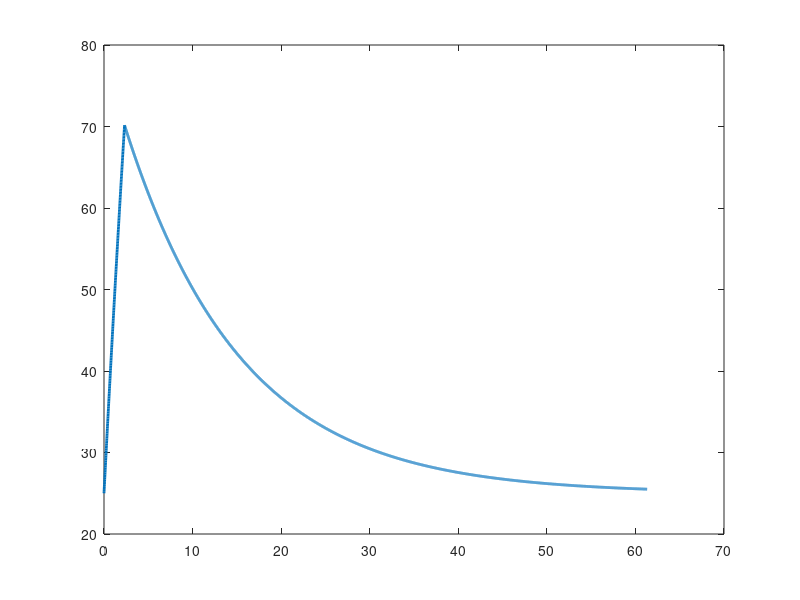

Here is the MATLAB script that generated this plot: (Note: this script raises an error after producing the figure.)
clc;
clear;
close all;

d = 0.508e-3;          % Wire diameter (m)
L = 0.25;              % Wire length (m)

I = 1.5;               % Selected current (A)

T_ambient = 25;        % Ambient temperature (deg C)


%% 2. SMA TRANSFORMATION TEMPERATURES

% Heating transformation: Martensite -> Austenite

As = 50;               % Austenite start temperature (deg C)
Af = 70;               % Austenite finish temperature (deg C)

% Cooling transformation: Austenite -> Martensite

Ms = 40;               % Martensite start temperature (deg C)
Mf = 30;               % Martensite finish temperature (deg C)

eps_max = 0.04;        % Maximum recoverable strain


%% 3. SMA ACTUATOR STRESS

% Selected actuator stress within the recommended
% application stress range for Nitinol actuator wire

sigma_act = 150e6;     % Actuator stress (Pa)


%% 4. MATERIAL PROPERTIES

rho_e = 8e-7;          % Electrical resistivity (Ohm-m)

rho = 6450;            % Density (kg/m^3)

Cp = 320;              % Specific heat (J/kg-K)

h = 20;                % Convective heat transfer coefficient
                       % (W/m^2-K)


%% 5. BEAM PARAMETERS

E_beam = 200e9;        % Young's modulus (Pa)

b = 10e-3;             % Beam width (m)

t = 2e-3;              % Beam thickness (m)

L_beam = 100e-3;       % Beam length (m)


%% 6. WIRE GEOMETRY

A_wire = pi*d^2/4;

Volume = A_wire*L;

A_surface = pi*d*L;

mass = rho*Volume;


%% 7. ELECTRICAL RESISTANCE

R = rho_e*L/A_wire;


%% 8. TIME SETTINGS

dt = 0.01;             % Time step (s)

t_max_heat = 60;       % Maximum heating time (s)

t_max_cool = 120;      % Maximum cooling time (s)



% 9. HEATING PHASE
%
% Current ON
%
% m Cp dT/dt =
% I^2 R - h A (T - T_ambient)
%
% Heating stops when Af is reached.


T = T_ambient;

time = 0;

T_heat = T;
time_heat = time;


while T < Af && time < t_max_heat

    % Joule heating
    Q_gen = I^2*R;

    % Convective heat loss
    Q_loss = h*A_surface*(T-T_ambient);

    % Net heat input
    Q_net = Q_gen-Q_loss;

    % Temperature rate
    dTdt = Q_net/(mass*Cp);

    % Temperature update
    T = T+dTdt*dt;

    % Time update
    time = time+dt;

    % Store results
    T_heat(end+1) = T;
    time_heat(end+1) = time;

end


%% 10. ACTIVATION RESULTS

T_activation = T;

activation_time = time;



% 11. HEATING PHASE TRANSFORMATION
%
% Austenite fraction increases between As and Af.


if T_activation <= As

    austenite_activation = 0;

elseif T_activation >= Af

    austenite_activation = 1;

else

    austenite_activation = ...
        (T_activation-As)/(Af-As);

end


%% 12. HEATING RECOVERY STRAIN

recovery_strain_activation = ...
    eps_max*austenite_activation;


%% 13. ACTUATION FORCE

F_max = sigma_act*A_wire;

F_activation = ...
    F_max*austenite_activation;


%% 14. BEAM DEFLECTION

I_beam = b*t^3/12;

deflection_activation = ...
    F_activation*L_beam^3/(3*E_beam*I_beam);



% 15. COOLING PHASE
%
% Current OFF
%
% m Cp dT/dt =
% -h A (T - T_ambient)


T_cool = T;

time_cool = 0;

T_cooling = T_cool;
time_cooling = time_cool;


while T_cool > T_ambient+0.5 && time_cool < t_max_cool

    % Electrical heating OFF
    Q_gen = 0;

    % Convective heat loss
    Q_loss = h*A_surface*(T_cool-T_ambient);

    % Net heat input
    Q_net = Q_gen-Q_loss;

    % Temperature rate
    dTdt = Q_net/(mass*Cp);

    % Temperature update
    T_cool = T_cool+dTdt*dt;

    % Time update
    time_cool = time_cool+dt;

    % Store results
    T_cooling(end+1) = T_cool;
    time_cooling(end+1) = time_cool;

end


% 16. COMPLETE HEATING + COOLING HISTORY


time_total = [time_heat, ...
              activation_time + time_cooling(2:end)];

T_total = [T_heat, ...
           T_cooling(2:end)];



% 17. PHASE TRANSFORMATION DURING COMPLETE CYCLE
%
% Heating:
% As -> Af : Austenite fraction increases
%
% Cooling:
% Ms -> Mf : Austenite fraction decreases


austenite_total = zeros(size(T_total));


for k = 1:length(T_total)

    % Heating transformation

    if T_total(k) <= As

        austenite_total(k) = 0;

    elseif T_total(k) >= Af

        austenite_total(k) = 1;

    else

        austenite_total(k) = ...
            (T_total(k)-As)/(Af-As);

    end

end



% 18. CORRECT COOLING TRANSFORMATION
%
% After activation, use Ms and Mf for
% Austenite -> Martensite transformation.


cooling_start_index = length(T_heat) + 1;


for k = cooling_start_index:length(T_total)

    T_current = T_total(k);

    if T_current >= Ms

        austenite_total(k) = 1;

    elseif T_current <= Mf

        austenite_total(k) = 0;

    else

        % Linear transformation between Ms and Mf

        austenite_total(k) = ...
            (T_current-Mf)/(Ms-Mf);

    end

end



% 19. RECOVERY STRAIN DURING COMPLETE CYCLE


strain_total = ...
    eps_max*austenite_total;

% 20. ACTUATION FORCE DURING COMPLETE CYCLE

force_total = ...
    F_max*austenite_total;



% 21. BEAM DEFLECTION DURING COMPLETE CYCLE


deflection_total = ...
    force_total*L_beam^3/(3*E_beam*I_beam);


% 22. VOLTAGE AND POWER


V = I*R;

Power = I^2*R;



% 23 RESULTS


fprintf('\n');
fprintf('====================================================\n');
fprintf('          NITINOL SMA ACTUATOR RESULTS\n');
fprintf('====================================================\n');

fprintf('Input Current          = %.2f A\n',I);

fprintf('Wire diameter          = %.3f mm\n',d*1000);

fprintf('Wire length            = %.0f mm\n',L*1000);

fprintf('Electrical resistance  = %.4f Ohm\n',R);

fprintf('\n');

fprintf('Voltage                = %.3f V\n',V);

fprintf('Electrical power       = %.3f W\n',Power);

fprintf('\n');

fprintf('As                      = %.1f deg C\n',As);

fprintf('Af                      = %.1f deg C\n',Af);

fprintf('Ms                      = %.1f deg C\n',Ms);

fprintf('Mf                      = %.1f deg C\n',Mf);

fprintf('\n');

fprintf('Activation temperature = %.2f deg C\n',...
    T_activation);

fprintf('Activation time        = %.2f s\n',...
    activation_time);

fprintf('\n');

fprintf('Austenite fraction     = %.2f %%\n',...
    austenite_activation*100);

fprintf('Recovery strain        = %.2f %%\n',...
    recovery_strain_activation*100);

fprintf('Actuator stress        = %.2f MPa\n',...
    sigma_act/1e6);

fprintf('Maximum actuator force = %.2f N\n',...
    F_max);

fprintf('Actuation force        = %.2f N\n',...
    F_activation);

fprintf('Beam tip deflection    = %.2f mm\n',...
    deflection_activation*1000);

fprintf('\n');

fprintf('Cooling time           = %.2f s\n',...
    time_cool);

fprintf('Final cooling temp.    = %.2f deg C\n',...
    T_cool);

fprintf('====================================================\n');



% 24. TEMPERATURE VS TIME


figure;

plot(time_total,T_total,'LineWidth',2);

hold on;

yline(As,'--','As = 50 deg C');

yline(Af,'--','Af = 70 deg C');

yline(Ms,'--','Ms = 40 deg C');

yline(Mf,'--','Mf = 30 deg C');

xline(activation_time,'--','Current OFF');

xlabel('Time (s)');
ylabel('Temperature (deg C)');

title('Nitinol SMA Heating and Cooling Cycle');

grid on;



% 25. AUSTENITE FRACTION VS TIME


figure;

plot(time_total,austenite_total*100,'LineWidth',2);

xlabel('Time (s)');
ylabel('Austenite Fraction (%)');

title('Austenite Fraction During SMA Cycle');

grid on;



% 26. RECOVERY STRAIN VS TIME


figure;

plot(time_total,strain_total*100,'LineWidth',2);

xlabel('Time (s)');
ylabel('Recovery Strain (%)');

title('Recovery Strain During SMA Cycle');

grid on;



% 27. ACTUATION FORCE VS TIME

figure;

plot(time_total,force_total,'LineWidth',2);

xlabel('Time (s)');
ylabel('Actuation Force (N)');

title('Actuation Force During SMA Cycle');

grid on;



% 28. BEAM DEFLECTION VS TIME


figure;

plot(time_total,deflection_total*1000,'LineWidth',2);

xlabel('Time (s)');
ylabel('Beam Tip Deflection (mm)');

title('Beam Deflection During SMA Cycle');

grid on;



% 29. CURRENT SWEEP


I_test = 0.5:0.1:5;

T_sweep = zeros(size(I_test));

activation_time_sweep = zeros(size(I_test));


for j = 1:length(I_test)

    I_sweep = I_test(j);

    T_temp = T_ambient;

    time_temp = 0;


    while T_temp < Af && time_temp < t_max_heat

        Q_gen = I_sweep^2*R;

        Q_loss = h*A_surface*...
            (T_temp-T_ambient);

        dTdt = ...
            (Q_gen-Q_loss)/(mass*Cp);

        T_temp = T_temp+dTdt*dt;

        time_temp = time_temp+dt;

    end

    T_sweep(j) = T_temp;

    activation_time_sweep(j) = time_temp;

end



% 30. CURRENT VS ACTIVATION TIME


figure;

plot(I_test,activation_time_sweep,'LineWidth',2);

hold on;

xline(I,'--','Selected Current');

xlabel('Current (A)');
ylabel('Activation Time (s)');

title('Current vs SMA Activation Time');

grid on;


% 31. CURRENT VS ACTIVATION TEMPERATURE


figure;

plot(I_test,T_sweep,'LineWidth',2);

hold on;

yline(As,'--','As = 50 deg C');

yline(Af,'--','Af = 70 deg C');

xline(I,'--','Selected Current');

xlabel('Current (A)');
ylabel('Activation Temperature (deg C)');

title('Current vs SMA Activation Temperature');

grid on;



% 32. CURRENT VS PHASE TRANSFORMATION


austenite_sweep = zeros(size(T_sweep));


for j = 1:length(T_sweep)

    if T_sweep(j) <= As

        austenite_sweep(j) = 0;

    elseif T_sweep(j) >= Af

        austenite_sweep(j) = 1;

    else

        austenite_sweep(j) = ...
            (T_sweep(j)-As)/(Af-As);

    end

end


figure;

plot(I_test,austenite_sweep*100,'LineWidth',2);

hold on;

xline(I,'--','Selected Current');

xlabel('Current (A)');
ylabel('Austenite Fraction (%)');

title('Current vs Phase Transformation');

grid on;



% 33. CURRENT VS RECOVERY STRAIN


strain_sweep = ...
    eps_max*austenite_sweep;


figure;

plot(I_test,strain_sweep*100,'LineWidth',2);

hold on;

xline(I,'--','Selected Current');

xlabel('Current (A)');
ylabel('Recovery Strain (%)');

title('Current vs Recovery Strain');

grid on;



% 34. CURRENT VS ACTUATION FORCE


force_sweep = ...
    sigma_act*A_wire*austenite_sweep;


figure;

plot(I_test,force_sweep,'LineWidth',2);

hold on;

xline(I,'--','Selected Current');

xlabel('Current (A)');
ylabel('Actuation Force (N)');

title('Current vs Actuation Force');

grid on;


% 35. CURRENT VS BEAM DEFLECTION


deflection_sweep = ...
    force_sweep*L_beam^3/(3*E_beam*I_beam);


figure;

plot(I_test,deflection_sweep*1000,'LineWidth',2);

hold on;

xline(I,'--','Selected Current');

xlabel('Current (A)');
ylabel('Beam Tip Deflection (mm)');

title('Current vs Beam Deflection');

grid on;
